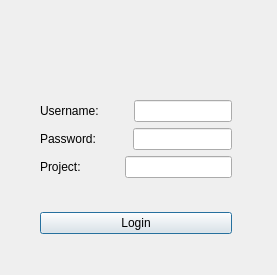
<?xml version="1.0" encoding="UTF-8"?>
<ui version="4.0">
 <class>Dialog</class>
 <widget class="QDialog" name="Dialog">
  <property name="geometry">
   <rect>
    <x>0</x>
    <y>0</y>
    <width>277</width>
    <height>275</height>
   </rect>
  </property>
  <property name="windowTitle">
   <string>Login</string>
  </property>
  <widget class="QWidget" name="verticalLayoutWidget">
   <property name="geometry">
    <rect>
     <x>40</x>
     <y>100</y>
     <width>192</width>
     <height>134</height>
    </rect>
   </property>
   <layout class="QVBoxLayout" name="verticalLayout">
    <item>
     <layout class="QHBoxLayout" name="horizontalLayout">
      <item>
       <widget class="QLabel" name="labelUser">
        <property name="text">
         <string>Username:</string>
        </property>
       </widget>
      </item>
      <item>
       <spacer name="horizontalSpacer">
        <property name="orientation">
         <enum>Qt::Horizontal</enum>
        </property>
        <property name="sizeHint" stdset="0">
         <size>
          <width>40</width>
          <height>20</height>
         </size>
        </property>
       </spacer>
      </item>
      <item>
       <widget class="QLineEdit" name="lineEdit"/>
      </item>
     </layout>
    </item>
    <item>
     <layout class="QHBoxLayout" name="horizontalLayout_2">
      <item>
       <widget class="QLabel" name="labelPassw">
        <property name="text">
         <string>Password:</string>
        </property>
       </widget>
      </item>
      <item>
       <spacer name="horizontalSpacer_2">
        <property name="orientation">
         <enum>Qt::Horizontal</enum>
        </property>
        <property name="sizeHint" stdset="0">
         <size>
          <width>40</width>
          <height>20</height>
         </size>
        </property>
       </spacer>
      </item>
      <item>
       <widget class="QLineEdit" name="lineEditPass"/>
      </item>
     </layout>
    </item>
    <item>
     <layout class="QHBoxLayout" name="horizontalLayout_3">
      <item>
       <widget class="QLabel" name="labelProject">
        <property name="text">
         <string>Project:</string>
        </property>
       </widget>
      </item>
      <item>
       <spacer name="horizontalSpacer_3">
        <property name="orientation">
         <enum>Qt::Horizontal</enum>
        </property>
        <property name="sizeHint" stdset="0">
         <size>
          <width>40</width>
          <height>20</height>
         </size>
        </property>
       </spacer>
      </item>
      <item>
       <widget class="QLineEdit" name="lineEditProject"/>
      </item>
     </layout>
    </item>
    <item>
     <spacer name="verticalSpacer">
      <property name="orientation">
       <enum>Qt::Vertical</enum>
      </property>
      <property name="sizeHint" stdset="0">
       <size>
        <width>20</width>
        <height>40</height>
       </size>
      </property>
     </spacer>
    </item>
    <item>
     <widget class="QPushButton" name="buttonLogin">
      <property name="text">
       <string>Login</string>
      </property>
     </widget>
    </item>
   </layout>
  </widget>
  <widget class="QLabel" name="labelInfo">
   <property name="geometry">
    <rect>
     <x>40</x>
     <y>250</y>
     <width>191</width>
     <height>21</height>
    </rect>
   </property>
   <property name="text">
    <string/>
   </property>
  </widget>
  <widget class="QLabel" name="label">
   <property name="geometry">
    <rect>
     <x>30</x>
     <y>10</y>
     <width>251</width>
     <height>71</height>
    </rect>
   </property>
   <property name="text">
    <string/>
   </property>
   <property name="pixmap">
    <pixmap>logo2.png</pixmap>
   </property>
  </widget>
 </widget>
 <resources/>
 <connections/>
</ui>
